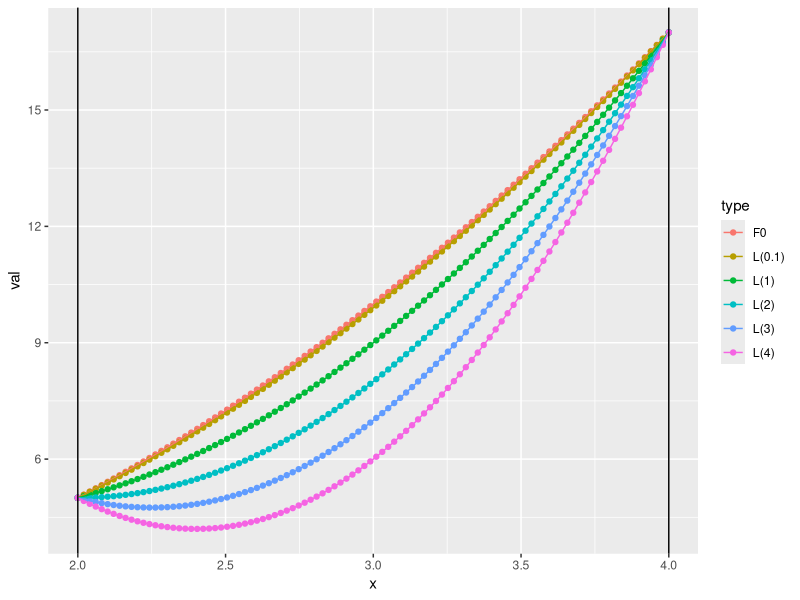

Reproduce this figure in R.
## Imports
library(ggplot2)
library(data.table)

## Numerical perturbation analysis
dt <- data.table(x=sort(c(2, seq(2,4,length.out = 100))))
dt[, val := x^2+1][, type := "F0"]
Lfn <- function(lam, x) {(lam + 1)*x^2 - 6 * lam * x + 8 * lam + 1}
dts <- lapply(c(0.1, 1, 2, 3, 4), function(lam) { dt2 <- copy(dt); dt2[, val := Lfn(lam, x)][, type := sprintf("L(%s)", lam)]; dt2 })
dt <- rbindlist(c(list(dt), dts))
ggplot(dt, aes(x=x, y=val, col=type)) + geom_point() + geom_line() + geom_vline(xintercept = 2) + geom_vline(xintercept = 4)
